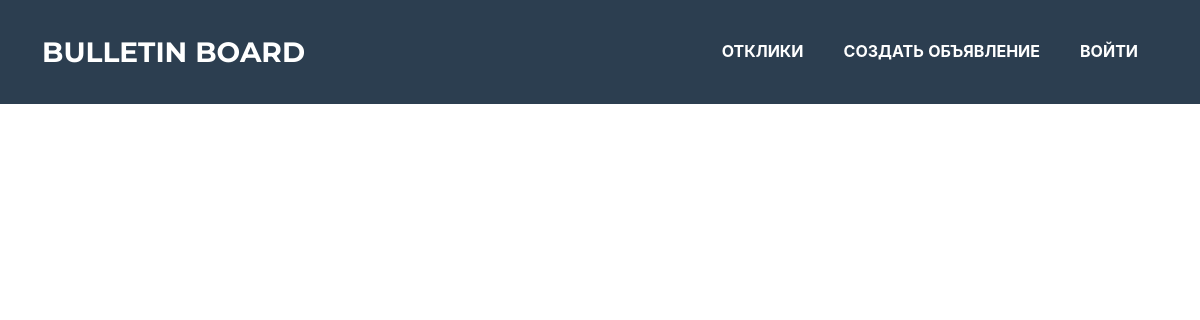
The app's page /, older data.
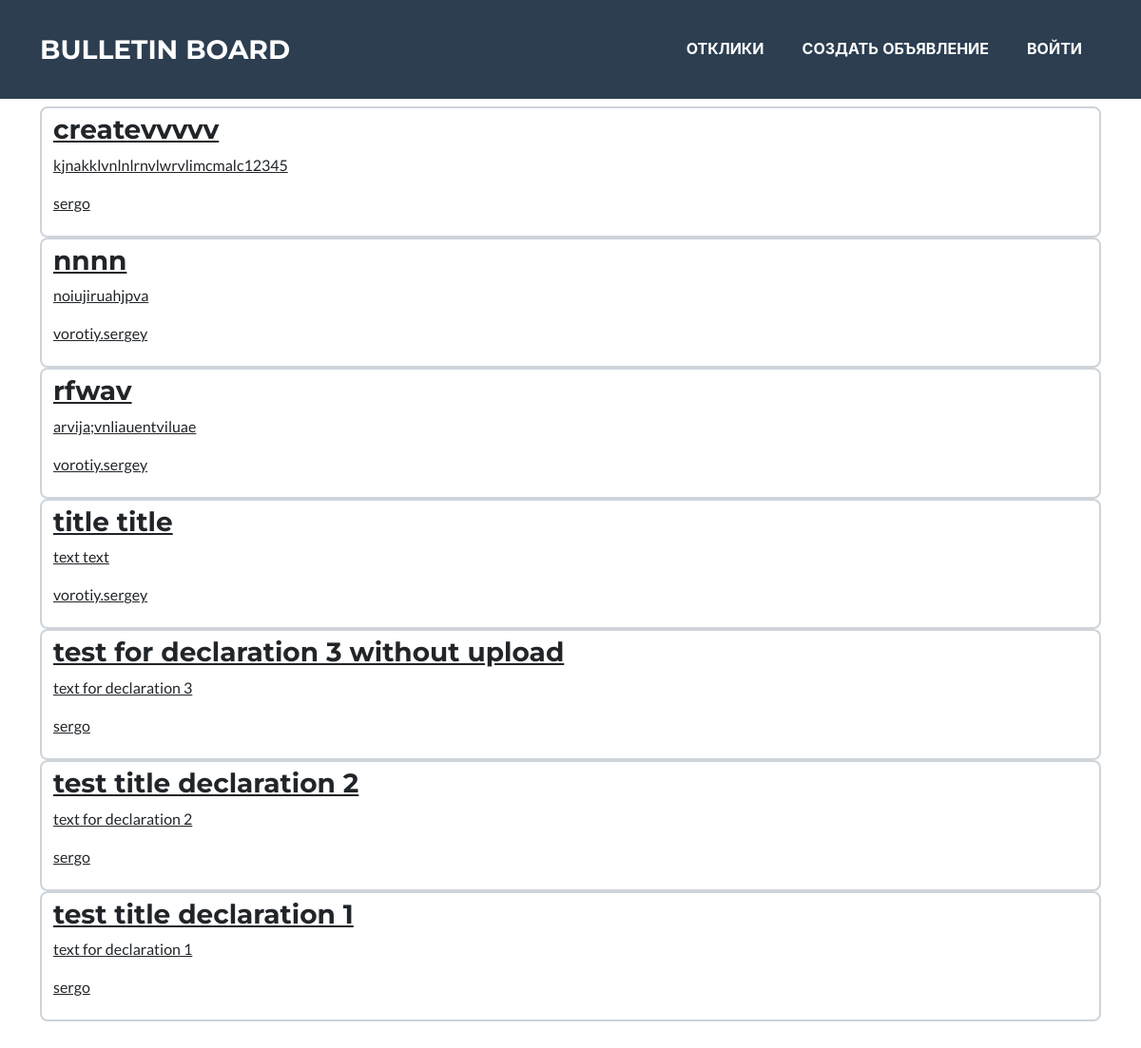
The same page, newer data.
### board/models.py (models this page shows, shortened)
class Declaration(models.Model):
    CATEGORIES = [
        ('tanks', 'Танки'),
        ('hills', 'Хилы'),
        ('DD', 'ДД'),
        ('merchants', 'Торговцы'),
        ('gildmasters', 'Гилдмастеры'),
        ('cvestgivers', 'Квестгиверы'),
        ('blacksmith', 'Кузнецы'),
        ('tenners', 'Кожевники'),
        ('potioncookers', 'Зельевары'),
        ('spellmasters', 'Мастера заклинаний'),
    ]
    date = models.DateTimeField(auto_now_add=True)
    author = models.ForeignKey(User, on_delete=models.CASCADE)
    title = models.CharField(max_length=120)
    text = models.TextField()
    category = models.CharField(max_length=16, choices=CATEGORIES, default='tanks')
    upload = models.FileField(upload_to='media/', default='', blank=True)

### board/views.py (the view)
# urls.py: path('', BoardView.as_view(), name='declarations'),
class BoardView(ListView):
    model = Declaration
    ordering = '-date'
    template_name = 'declarations.html'
    context_object_name = 'declarations'

### templates/declarations.html (shortened to what this page needs)
{% extends 'default.html' %}
{% block content %}
  {% for declaration in declarations %}
  <a class="form-control" href="/declaration/{{declaration.pk}}/">
    <h3>{{declaration.title}}</h3>
    <p>{{declaration.text}}</p>
    <p>{{declaration.author}}</p>
  </a>
  {% endfor %}
{% endblock content %}

Row changes from the older to the newer data that the page shows:
added Declaration: title "createvvvvv", text "kjnakklvnlnlrnvlwrvlimcmalc12345", author "sergo"
added Declaration: title "nnnn", text "noiujiruahjpva", author "vorotiy.sergey"
added Declaration: title "rfwav", text "arvija;vnliauentviluae", author "vorotiy.sergey"
added Declaration: title "title title", text "text text", author "vorotiy.sergey"
added Declaration: title "test for declaration 3 without upload", text "text for declaration 3", author "sergo"
added Declaration: title "test title declaration 2", text "text for declaration 2", author "sergo"
added Declaration: title "test title declaration 1", text "text for declaration 1", author "sergo"
